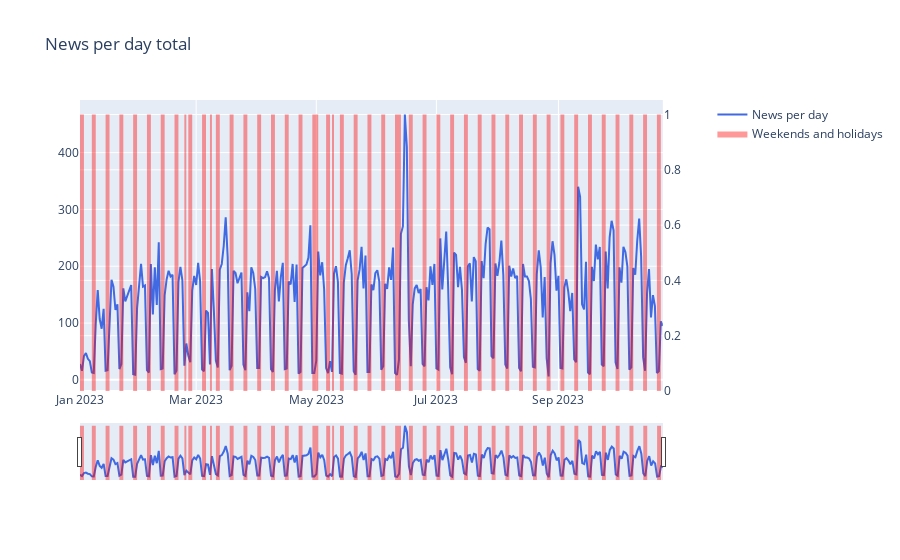

The cell this chart's notebook holds for it:
### Code cell
plot_news('total')

### Figure 1 — Plotly figure (JSON) as saved in the notebook; plotly's stock layout.template omitted (floating-point values rounded to 4 significant figures; data arrays with more than 128 entries replaced by an {"elided": "..."} marker saying what was removed)
{"data": [{"fill": "tonexty", "fillcolor": "rgba(255, 0, 0, 0.4)", "line": {"color": "rgba(0,0,0,0)", "shape": "hv"}, "name": "Weekends and holidays", "showlegend": true, "type": "scatter", "x": {"elided": "297 str values"}, "xaxis": "x", "y": {"elided": "297 int values"}, "yaxis": "y2"}, {"line": {"color": "rgba(65,105,225,1)"}, "name": "News per day", "type": "scatter", "x": {"elided": "297 str values"}, "y": {"elided": "297 int values"}}], "layout": {"title": {"text": "News per day total"}, "xaxis": {"anchor": "y", "domain": [0, 0.94], "rangeslider": {"visible": true}, "type": "date"}, "yaxis": {"anchor": "x", "domain": [0, 1]}, "yaxis2": {"anchor": "x", "overlaying": "y", "side": "right"}}}
